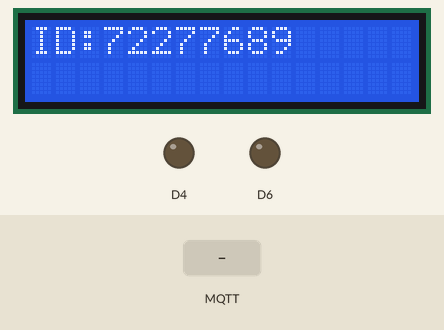
Simulated run of this sketch. Board: ESP8266 (NodeMCU). Shown: 16×2 character LCD, output pins drawn as LEDs (lit = HIGH). Inputs (shaded band) come from the test bench. WiFi joins after 1.5 s; servers stay silent unless stated; random numbers use the default seed unless the sketch sets one; no MQTT or app messages arrive unless stated; what the sketch prints to the serial monitor is not drawn.

Above: at 2.8 s.
2.9 s: MQTT message "1" arrives on the first subscribed topic
At 4.3 s:
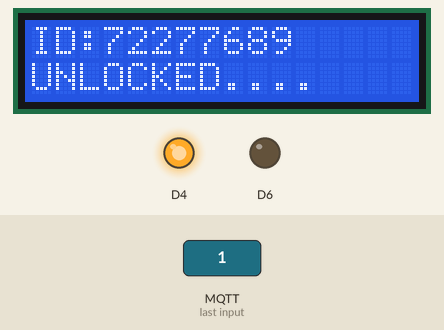
At 9.3 s:
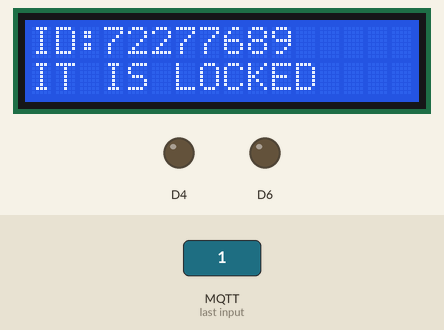
Timing chart, 0 to 10.8 s (numbered marks = the images above; inputs shaded):
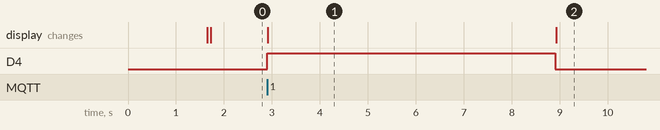

The sketch:

mqtt_1.ino
```cpp
#include <ESP8266WiFi.h>
#include <PubSubClient.h>
#include <Wire.h> // Include Wire.h to control I2C
#include <LiquidCrystal_I2C.h> //Download & include the code library can be downloaded below


LiquidCrystal_I2C lcd(0x27,2,1,0,4,5,6,7,3, POSITIVE); // Initialize LCD Display at address 0x27


 // Update these with values suitable for your network.

const char* ssid = "Shankii";
const char* password = "shankaRR";
const char* mqtt_server = "192.168.1.9";

WiFiClient espClient;
PubSubClient client(espClient);
long lastMsg = 0;
char msg[50];
int value = 0;

void setup_wifi() {


  delay(10);
  // We start by connecting to a WiFi network
  Serial.println();
  Serial.print("Connecting to ");
  Serial.println(ssid);

  WiFi.begin(ssid, password);

  while (WiFi.status() != WL_CONNECTED) {
    delay(500);
    Serial.print(".");
  }

  randomSeed(micros());


  Serial.println("");
  lcd.setCursor(0,1);
  lcd.print("WiFi connected");
  lcd.setCursor(0,1);
  lcd.print("IP address: ");
  lcd.setCursor(0,1);
  lcd.print(WiFi.localIP());
}

void callback(char* topic, byte* payload, unsigned int length) {
  Serial.print("Message arrived [");
  Serial.print(topic);
  Serial.print("] ");
  for (int i = 0; i < length; i++) {
    Serial.print((char)payload[i]);
  }
  Serial.println();


  if ((char)payload[0] == '1')
  {

    digitalWrite(D4,HIGH);
    Serial.print("unlocked");


  lcd.setCursor(0,1);
  lcd.print("UNLOCKED....");
  delay(1000);

    delay(5000);
     digitalWrite(D4,LOW);
      lcd.setCursor(0,1);
  lcd.print("IT IS LOCKED");
  delay(2000);
   lcd.setCursor(0,1);
   lcd.print("                                     ");

  delay(2000);


}


 }


void reconnect() {
  // Loop until we're reconnected
  while (!client.connected()) {
    lcd.setCursor(0,1);
    lcd.print("Attempting MQTT connection...");
    // Create a random client ID
    String clientId = "ESP8266Client-";
    clientId += String(random(0xffff), HEX);
    // Attempt to connect
    if (client.connect(clientId.c_str())) {
      lcd.setCursor(0,1);
      lcd.print("connected");
      lcd.setCursor(0,1);
      lcd.print("                ");
      // Once connected, publish an announcement...
      client.publish("lock", "hello world");
      // ... and resubscribe
      client.subscribe("lck");
      client.subscribe("clientid");
    } else {
      Serial.print("failed, rc=");
      Serial.print(client.state());
      Serial.println(" try again in 5 seconds");
      // Wait 5 seconds before retrying
      delay(5000);
    }
  }
}

void setup() {
  // Initialize the BUILTIN_LED pin as an output
 lcd.begin (16,2);
  pinMode(D4, OUTPUT);
  pinMode(D6, OUTPUT);
  pinMode(D7, INPUT);

  Serial.begin(115200);
  setup_wifi();
lcd.setBacklight(HIGH); // Set backlight to of

    lcd.setCursor(0,0); // Move cursor to 0
  lcd.print("ID:72277689");


  client.setServer(mqtt_server, 1883);
  client.setCallback(callback);
}

void loop() {

  if (!client.connected()) {
    reconnect();
  }
  client.loop();

  long now = millis();

}
```

Measured:
- after the input at 2.9 s, D4: LOW → HIGH at once, → LOW 6.0 s later; the display: changes at once (image 1)
- what the display in image 1 shows lasts 6.0 s, from 2.9 s to 8.9 s
